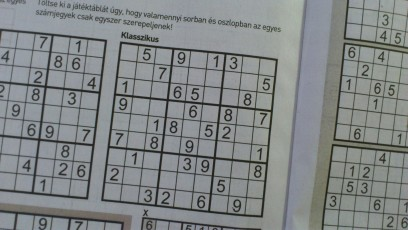
#> input picture Példatár/Sudoku_rs.jpg, 408 x 230 px
$ python 04_01_a_inverse_np.py
#> lines starting #> are read from the running program, lines starting #| are printed output that depends on the picture

import cv2

# im = cv2.imread('SeaCliffBridge_3_800.jpg', cv2.IMREAD_GRAYSCALE)
im = cv2.imread('Sudoku_rs.jpg', cv2.IMREAD_GRAYSCALE)
#> im: shape (230, 408); min 20, max 180, mean 133.4
cv2.imshow('Eredeti', im)

im_inverse = 255 - im
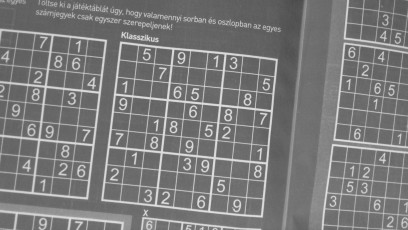
#> im_inverse: shape (230, 408); min 75, max 235, mean 121.6
cv2.imshow('Inverz', im_inverse)
cv2.waitKey(0)

cv2.destroyAllWindows()

$ run again, with Példatár/SeaCliffBridge_3_800.jpg copied over Példatár/Sudoku_rs.jpg
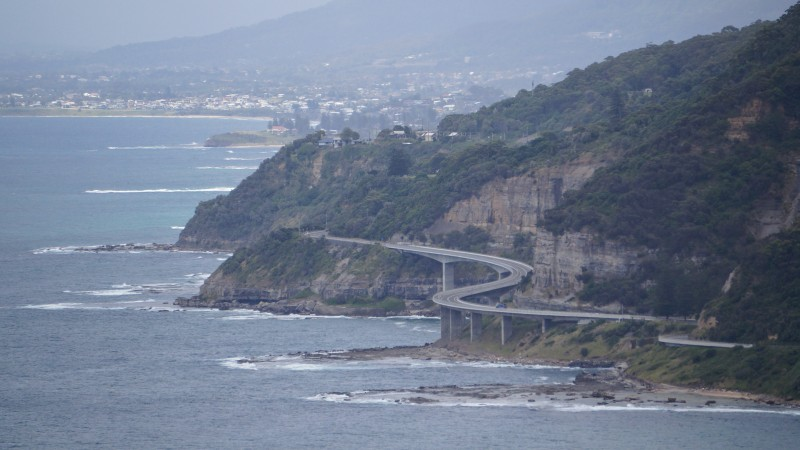
#> input picture Példatár/SeaCliffBridge_3_800.jpg, 800 x 450 px
#> `im = cv2.imread('Sudoku_rs.jpg', cv2.IMREAD_GRAYSCALE)`:
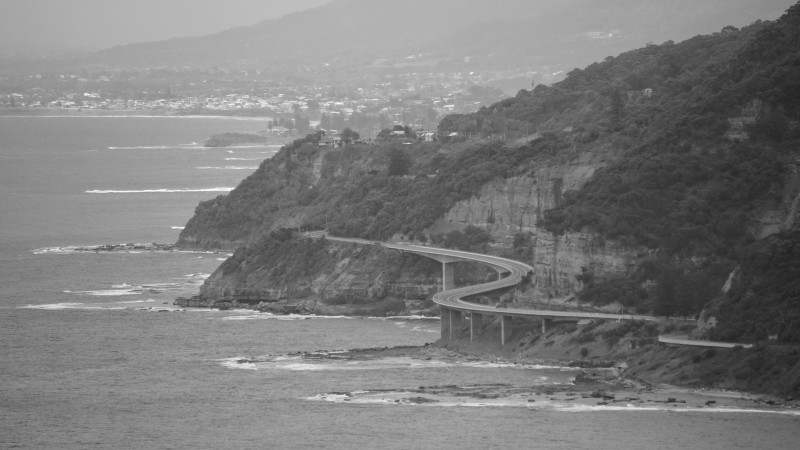
#> im: shape (450, 800); min 29, max 255, mean 123.8
#> `im_inverse = 255 - im`:
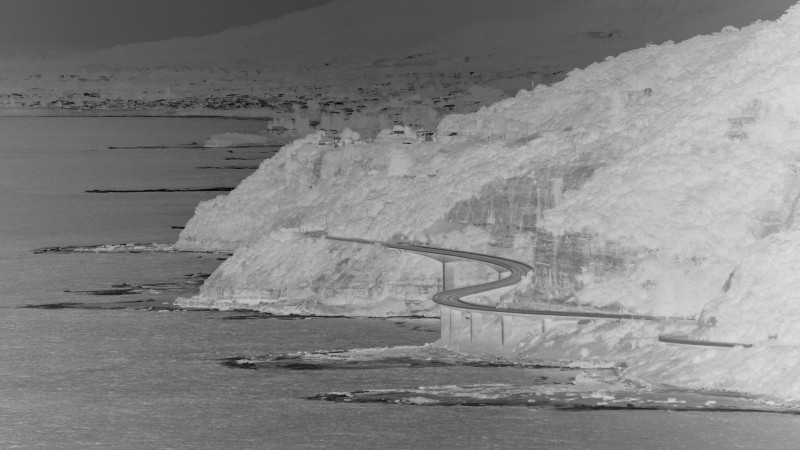
#> im_inverse: shape (450, 800); min 0, max 226, mean 131.2
